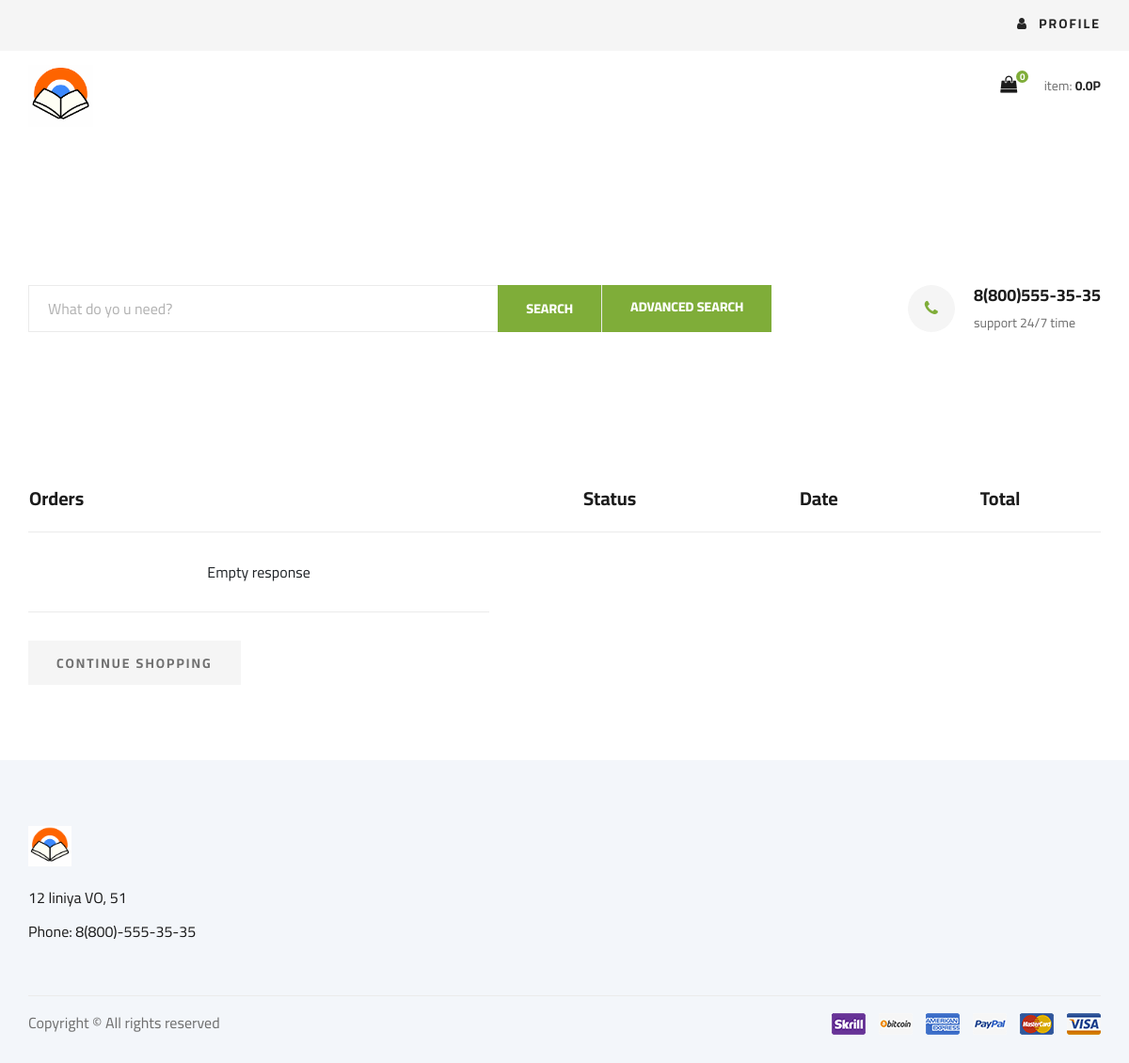
Before: /user/orders (signed in) with the older database file.
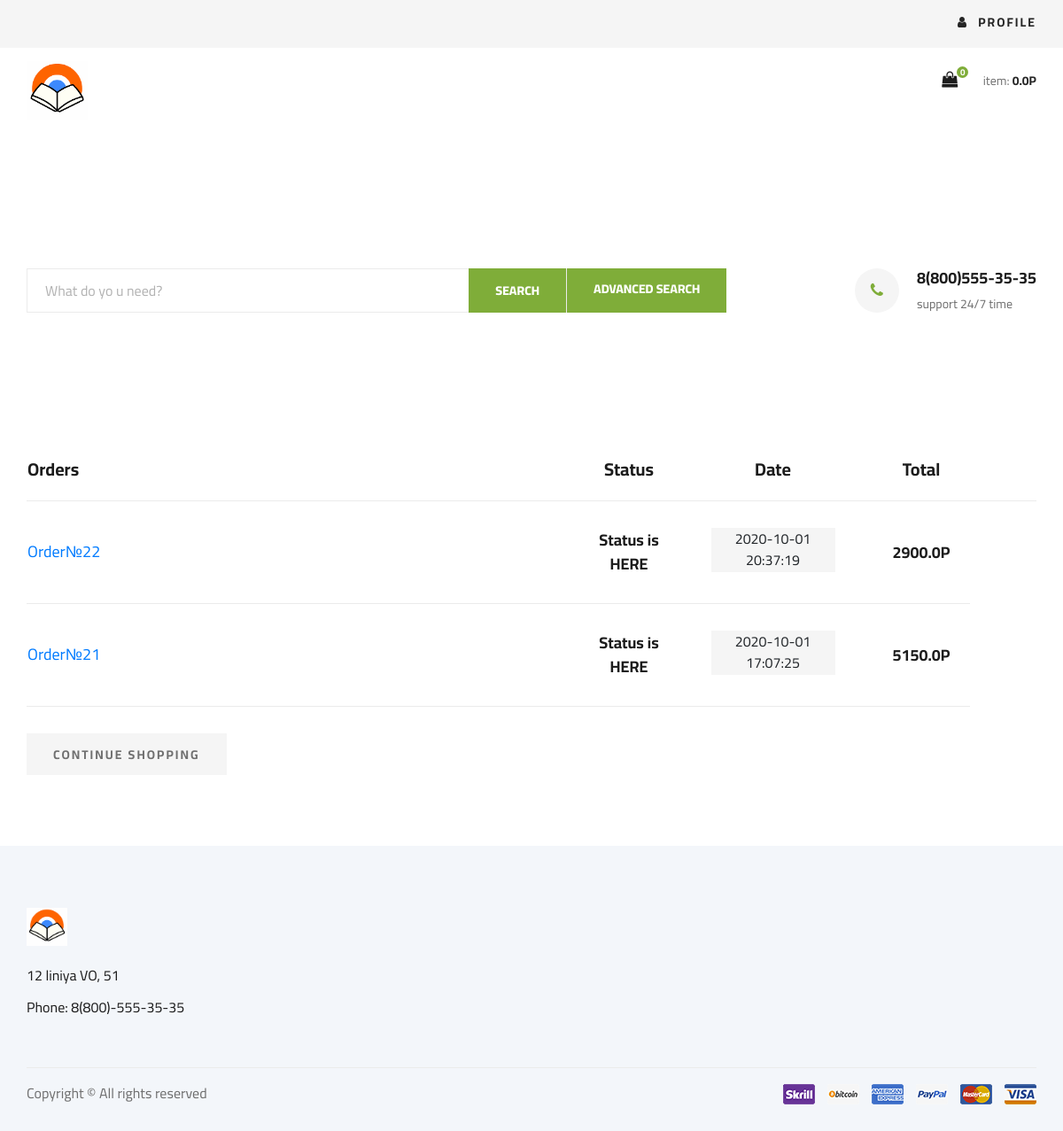
After: the same page with the newer database file.
### tables this page shows
CREATE TABLE "Заказ" (
	"id"	INTEGER NOT NULL UNIQUE,
	"user_id"	INTEGER NOT NULL,
	"date"	DATE NOT NULL DEFAULT (datetime('now', 'localtime')),
	"status"	INTEGER NOT NULL,
	"total"	FLOAT NOT NULL,
	"address_id"	INTEGER,
	FOREIGN KEY("user_id") REFERENCES "Покупатель"("id"),
	FOREIGN KEY("address_id") REFERENCES "Адрес"("id"),
	PRIMARY KEY("id" AUTOINCREMENT)
);

### app/views.py (the view)
@app.route('/user/orders',methods=['GET'])
@flask_login.login_required
def showOrders():
    orders = Order.getOrdersOfUser(flask_login.current_user.userID)
    if(orders['status'] == 0):
        return render_template('orders-page.html',ordersList = orders['data'],user = flask_login.current_user)
    else:
        return render_template('orders-page.html',error = orders['message'],user = flask_login.current_user)

### app/model.py (called while the page is built)
@login_manager.user_loader
def load_user(userID):
    cursor = db.execute('select * from Покупатель where id = {};'.format(userID))
    allRows = cursor.fetchall()
    if(len(allRows) == 0):
        return None
    row = allRows[0]
    user = User(userID = row[0],email = row[4],
    password_hash = row[6],last_name=row[1],
    first_name =row[2] ,birthdate = row[5])
    if(checkIfUserAdmin(userID)):
        user.set_admin(True)
    return user

def checkIfUserAdmin(userID):
    cursor = db.execute('select * from Админ where user_id == {};'.format(userID))
    user = cursor.fetchone()
    return user is not None

### app/models/Cart.py (called while the page is built)
    @staticmethod #TODO: REFACTOR
    def countTotalCostOfUser(userID):
        row = SqlExecuter.getOneRowsPacked('select SUM(cart.count*pr.cost_sale) as "totalCost" \
                from Товар as pr \
                inner join Корзина as cart on pr.id == product_id \
                and user_id = {};'.format(userID))
        if(row is None or row['totalCost'] is None):
            return 0.0
        else:
            return float(row['totalCost'])

    @staticmethod
    def getCountOfItemsInCart(userID):
        result = {}
        try:
            row = SqlExecuter.getOneRowsPacked(
                'select SUM(count) as "count" from Корзина where user_id = {};'.format(userID))
            if(row is None or row['count'] is None):
                result['status'] = 2
                result['message'] = 'Empty cart'
                result['data'] = [0]
                return result
            result['status'] = 0
            result['message'] = 'OK'
            result['data'] = [row['count']]
            return result
        except:
            result['status'] = 1
            result['message'] = 'SQL runtime error'
            result['data'] = [-1]
            return result

### app/models/Order.py (called while the page is built)
    @staticmethod
    def getOrdersOfUser(userID):
        result = {}
        allRows = SqlExecuter.getAllRowsPacked('select ord.*,addr.district,addr.street,addr.flat,addr.floor,\
        addr.porch,addr.house,address_id as "address" \
        from Заказ as ord inner join Адрес as addr\
         where ord.address_id == addr.id and user_id = {} order by id DESC;'.format(userID))
        if(allRows is None or len(allRows) == 0):
            result['status'] = 2
            result['message'] = 'Empty response'
            result['data'] = []
            return result
        result['status'] = 0
        result['message'] = 'OK'
        result['data'] = allRows
        return result

### app/templates/orders-page.html (shortened to what this page needs)
<!DOCTYPE html>
<html lang="zxx">
<head>
    <link rel="stylesheet" href="{{url_for('static',filename='css/bootstrap.min.css')}}" type="text/css">
    <link rel="stylesheet" href="{{url_for('static',filename='css/font-awesome.min.css')}}" type="text/css">
    <link rel="stylesheet" href="{{url_for('static',filename='css/elegant-icons.css')}}" type="text/css">
    <link rel="stylesheet" href="{{url_for('static',filename='css/nice-select.css')}}" type="text/css">
    <link rel="stylesheet" href="{{url_for('static',filename='css/jquery-ui.min.css')}}" type="text/css">
    <link rel="stylesheet" href="{{url_for('static',filename='css/owl.carousel.min.css')}}" type="text/css">
    <link rel="stylesheet" href="{{url_for('static',filename='css/slicknav.min.css')}}" type="text/css">
    <link rel="stylesheet" href="{{url_for('static',filename='css/style.css')}}" type="text/css">
</head>
<body>
    {% include 'base/header.html' %}
    {% include 'base/hero.html' %}
    <section class="shoping-cart spad">
        <div class="container">
            <div class="row">
                <div class="col-lg-12">
                    <div class="shoping__cart__table">
                        <table>
                            <thead>
                                <tr>
                                    <th class="shoping__product">Orders</th>
                                    <th>Status</th>
                                    <th>Date</th>
                                    <th>Total</th>
                                    <th></th>
                                </tr>
                            </thead>
                            <tbody>
                                {%if not error%}
                                {% if ordersList|length == 0 %}
                                <tr><td>Empty</td></tr>
                                {% else %}
                                {% for order in ordersList %}
                                <tr>
                                    <td class="shoping__cart__item">
                                        <h5><a style="text-decoration: none;" href="{{ url_for('showDetailsOfOrder',orderID=order.id)}}">Order№{{ order.id}}</a></h5>
                                    </td>
                                    <td class="shoping__cart__price">
                                        Status is HERE
                                    </td>
                                    <td class="shoping__cart__quantity">
                                        <div class="quantity">
                                            <div class="pro-qty-cart">
                                                {{order.date}}
                                            </div>
                                        </div>
                                    </td>
                                    <td class="shoping__cart__total">
                                        {{order.total}}P
                                    </td>
                                </tr>
                                {% endfor %}
                                {%endif%}
                                {% else %}
                                <tr><td>{{error}}</td></tr>
                                {% endif %}
                            </tbody>
                        </table>
                    </div>
                </div>
            </div>
            <div class="row">
                <div class="col-lg-12">
                    <div class="shoping__cart__btns">
                        <a href="{{ url_for('showBooks',page=1) }}" class="primary-btn cart-btn">CONTINUE SHOPPING</a>
                    </div>
                </div>
            </div>
        </div>
    </section>
    {%  include 'base/footer.html' %}
</body>
</html>

### app/templates/base/header.html (shortened to what this page needs)
<header class="header">
    <div class="header__top">
      <div class="container">
      <div class="row">
      <div class="col-lg-6 col-md-6">
      </div>
      <div class="col-lg-6 col-md-6">
      <div class="header__top__right">
        {% if user.is_authenticated %}
        <div class="header__top__right__auth">
          <nav class="header__menu">
            <ul>
                <li><a href="#"><span><i class="fa fa-user"></i> Profile</span></a>
                </li>
            </ul>
        </nav>
      </div>
        {% else %}
      <div class="header__top__right__auth">
      <a href="{{url_for('loginUser')}}"><i class="fa fa-user"></i> Login</a>
      </div>
      {% endif %}
      </div>
      </div>
      </div>
      </div>
      </div>
      <div class="container">
      <div class="row">
      <div class="col-lg-3">
      <div class="header__logo">
      <a href="{{ url_for('showBooks',page=1) }}"><img width="30%" height="30%" src="{{ url_for('static',filename = 'img/logo.png') }}" alt=""></a>
      </div>
      </div>
      <div class="col-lg-3">
        </div>
        <div class="col-lg-3">
          </div>
      <div class="col-lg-3">
      <div class="header__cart">
      <ul>
        {% if user.is_authenticated%}
      <li><a href="/cart"><i class="fa fa-shopping-bag"></i> <span id="fa__fa-shopping-bag__indicator__quantity">{{user.getCountOfItemsInCart()}}</span></a></li>
        {% else %}
      <li><a href="{{url_for('loginUser')}}"><i class="fa fa-shopping-bag"></i> <span>0</span></a></li>
        {% endif %}
      </ul>
        {% if user.is_authenticated %}
      <div class="header__cart__price">item: <span id="header__cart__price__totalCost">{{user.getTotalCostOfCart()}}P</span></div>
        {% else %}
      <div class="header__cart__price">item: <span>0.0P</span></div>
        {% endif %}
      </div>
      </div>
      </div>
      </div>
    </header>

### app/templates/base/hero.html
<section class="hero">
    <div class="container">
      <div class="row">
      <div class="col-lg-12">
      <div class="hero__search">
      <div class="hero__search__form">
      <form action="{{ url_for('showBooks',page=1) }}" method="GET">
        {% if q%}
      <input name="q" type="text" placeholder="What do yo u need?" value = "{{ q }}">
        {%else %}
      <input name="q" type="text" placeholder="What do yo u need?">
        {% endif %}
      <button type="submit" class="site-btn">SEARCH</button>
      </form>
      </div>
      <a class="site-btn" href="{{ url_for('searchAdvanced')}}">ADVANCED SEARCH</a>
      <div class="hero__search__phone">
      <div class="hero__search__phone__icon">
      <i class="fa fa-phone"></i>
      </div>
      <div class="hero__search__phone__text">
      <h5>8(800)555-35-35</h5>
      <span>support 24/7 time</span>
      </div>
      </div>
      </div>
      </div>
      </div>
      </div>
  </section>

### app/templates/base/footer.html (shortened to what this page needs)
<footer class="footer spad">
    <div class="container">
      <div class="row">
      <div class="col-lg-3 col-md-6 col-sm-6">
      <div class="footer__about">
       <div class="footer__about__logo">
      <a href="{{ url_for('showBooks',page = 1)}}"><img width=20% height=20% src="{{ url_for('static',filename='img/logo.png') }}" alt=""></a>
      </div>
      <ul>
      <li>12 liniya VO, 51</li>
      <li>Phone: 8(800)-555-35-35</li>
      </ul>
      </div>
      </div>
      </div>
      <div class="row">
      <div class="col-lg-12">
      <div class="footer__copyright">
      <div class="footer__copyright__text"><p>
      Copyright &copy; All rights reserved
      </p></div>
      <div class="footer__copyright__payment"><img src="img/payment-item.png" alt=""></div>
      </div>
      </div>
      </div>
      </div>
  </footer>

### app/templates/orders-page.html (style rules this page uses)
.pro-qty-cart { width: 140px; height: 50px; display: inline-block; position: relative; text-align: center; background: #f5f5f5; margin-bottom: 5px; }

Changed rows visible on the page:
added Заказ: id "22", date "2020-10-01 20:37:19", total "2900.0"
added Заказ: id "21", date "2020-10-01 17:07:25", total "5150.0"
Other visible differences:
{{ error }}: "Empty response" → (not shown)
